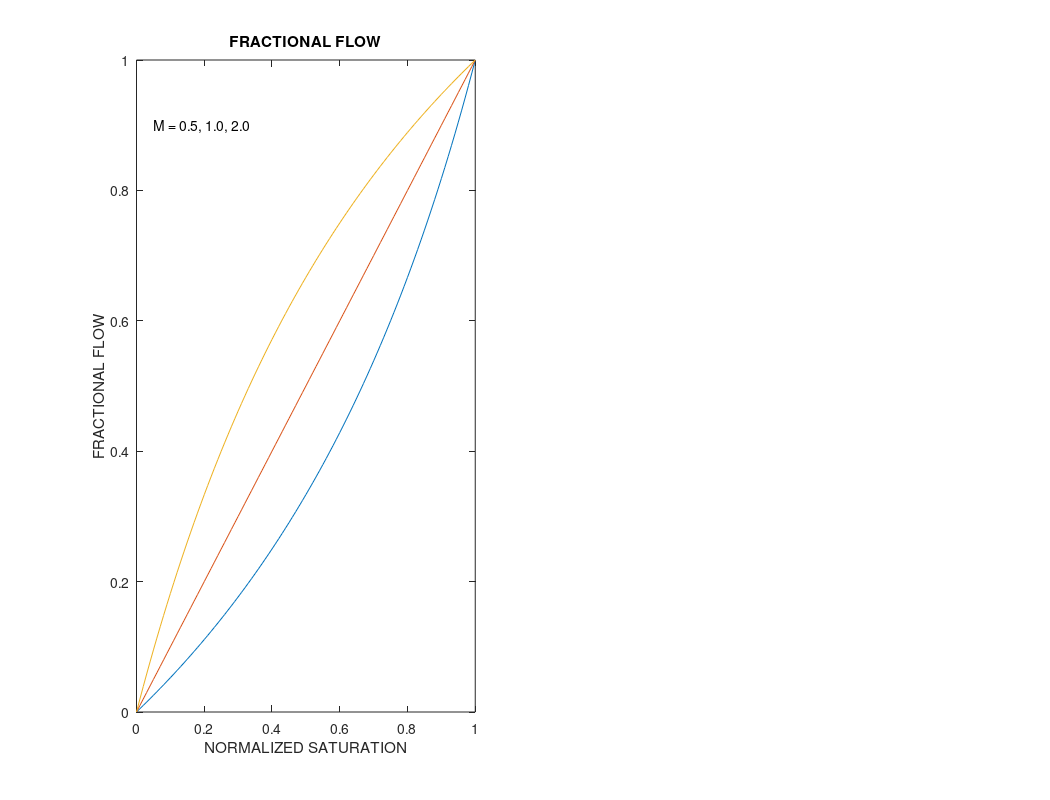

This chart was generated by the following MATLAB code: (Note: this script raises an error after producing the figure.)
%     Assignment # 7.2& 7.3
%     calculate f vs S
%     calculate tajectory, saturation profile, and fw and Er history
clear
clf
orient landscape
M=[0.5 1.0 2.0];
S=[0:0.01:1.0]';
n=1;
f=zeros(length(S),length(M));
dfds=f;
for i=1:length(M)
  f(:,i)=1 ./(1+((1-S(:))./(S(:)+eps))./(M(i)+eps));
  dfds(:,i)=f(:,i).^2 ./(M(i).*(S(:)+eps).^2);
end
subplot(121), plot(S,f)
title('FRACTIONAL FLOW')
xlabel('NORMALIZED SATURATION')
ylabel('FRACTIONAL FLOW')
text(0.05,0.90,'M = 0.5, 1.0, 2.0')
gtext('0.5')
gtext('1.0')
gtext('2.0')
subplot(122), plot(S,dfds)
title('DERIVATIVE OF FRACTIONAL FLOW')
xlabel('NORMALIZED SATURATION')
ylabel('df/dS')
text(0.05,1.9,'M = 0.5, 1.0, 2.0')
gtext('0.5')
gtext('1.0')
gtext('2.0')
in=input('hit ENTER to continue')
clf
%   DISTANCE TIME DIAGRAMS
for k=1:3
  Sv=[0 0.5 1.0];
  IND=[1 51 101];
  X=zeros(2,3);
  T=zeros(2,3);
  for i=1:3
    j=IND(i);
    V(i)=dfds(j,k);
    if M(k)<=1.0
       V(i)=1.0;
    end
    T(2,i)=2.0;
    X(2,i)=2*V(i);
  end
  if k>1
    if k<3
       subplot(121), axis([0 2 0 1]), plot(T,X)
    else
       subplot(122), axis([0 2 0 1]), plot(T,X)
    end
    title(['M = ',num2str(M(k))])
    xlabel('DIMENSIONLESS TIME')
    ylabel('DIMENSIONLESS DISTANCE')
    gtext('S=0')
    gtext('S=0.5')
    gtext('S=1.0')
  end
end
in=input('hit ENTER to continue')
clf
%  saturation profile
  X=ones(length(S),3);
  tim=0.5;
  X(:)=tim*X(:);
for k=1:3
  if M(k)>1
     X(:,k)=tim*dfds(:,k);
  end
end
subplot(111), axis([0 2 0 1]), plot(X,S)
title('SATURATION PROFILE, t=0.5')
xlabel('DIMENSIONLESS DISTANCE')
ylabel('SATURATION')
gtext('M=0.5')
gtext('M=1.0')
gtext('M=2.0')
in=input('hit ENTER to continue')
clf
%     fractional flow and recovery history
TF=ones(length(S),length(M));
for k=1:3
  if M(k)>1
    TF(:,k)=1 ./dfds(:,k);
  end
end
subplot(121), axis([0 2 0 1]), plot(TF,f)
title('FRAC. FLOW HISTORY')
xlabel('DIMENSIONLESS TIME')
ylabel('FRACTIONAL FLOW')
gtext('M=0.5')
gtext('M=1.0')
gtext('M=2.0')
in=input('hit ENTER to continue')
%     recovery efficiency
ER=[S S S];
TF=ER;
ER(:,3)=S(:)+(1-f(:,3))./dfds(:,3);
TF(:,3)=1 ./dfds(:,3);
subplot(122), axis([0 2 0 1]), plot(TF,ER)
title('RECOV. EFF.')
xlabel('DIMENSIONLESS TIME')
ylabel('RECOVERY')
gtext('M=0.5')
gtext('M=1.0')
gtext('M=2.0')
in=input('hit ENTER to continue')
clf
